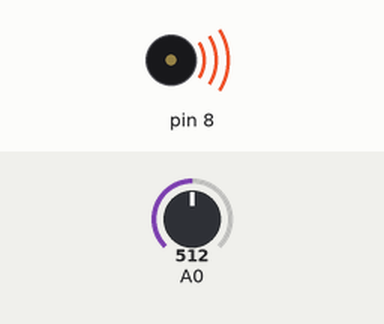
Bench run of a sketch on a simulated Arduino Uno, built with avr-gcc and run on an emulated ATmega328P. Shown: buzzer (waves = sounding). The inputs (shaded band) are chosen by the test bench; at power-on: A0 = 512.

Above: at 0.05 s.
Timing chart, 0 to 3.0 s (numbered marks = the images above):
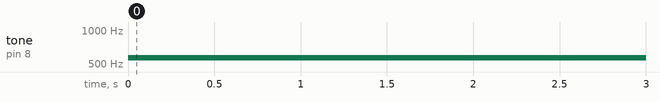

Measured:
- by itself, tone on pin 8: silent → 569 Hz at 0.00 s

The sketch:

1a_pressure_tones.ino
```cpp
#define debugInt(varname, suffix) \
  Serial.print(#varname);         \
  Serial.print(" = ");            \
  printLpad((varname), 3);        \
  Serial.print((suffix));

void printLpad(int x, int length) {
  int digits = x == 0 ? 1 : floor(log10(abs(x))) + 1;
  for (int i = digits; i < length; i++) {
    Serial.print(" ");
  }
  Serial.print(x);
}

void setup() {  //
  // tone(8, 440, 10000);
}

void loop() {
  // get a sensor reading:
  int sensorReading = analogRead(A0);
  debugInt(sensorReading, " ; ");

  // map the results from the sensor reading's range
  // to the desired pitch range:
  float frequency = map(sensorReading, 0, 950, 300, 800);
  if (frequency < 0) frequency = 0;
  debugInt(frequency, " ; ");
  // change the pitch, play for 10 ms:
  Serial.print("\n");
  tone(8, frequency, 300);
  delay(300);
}
```
